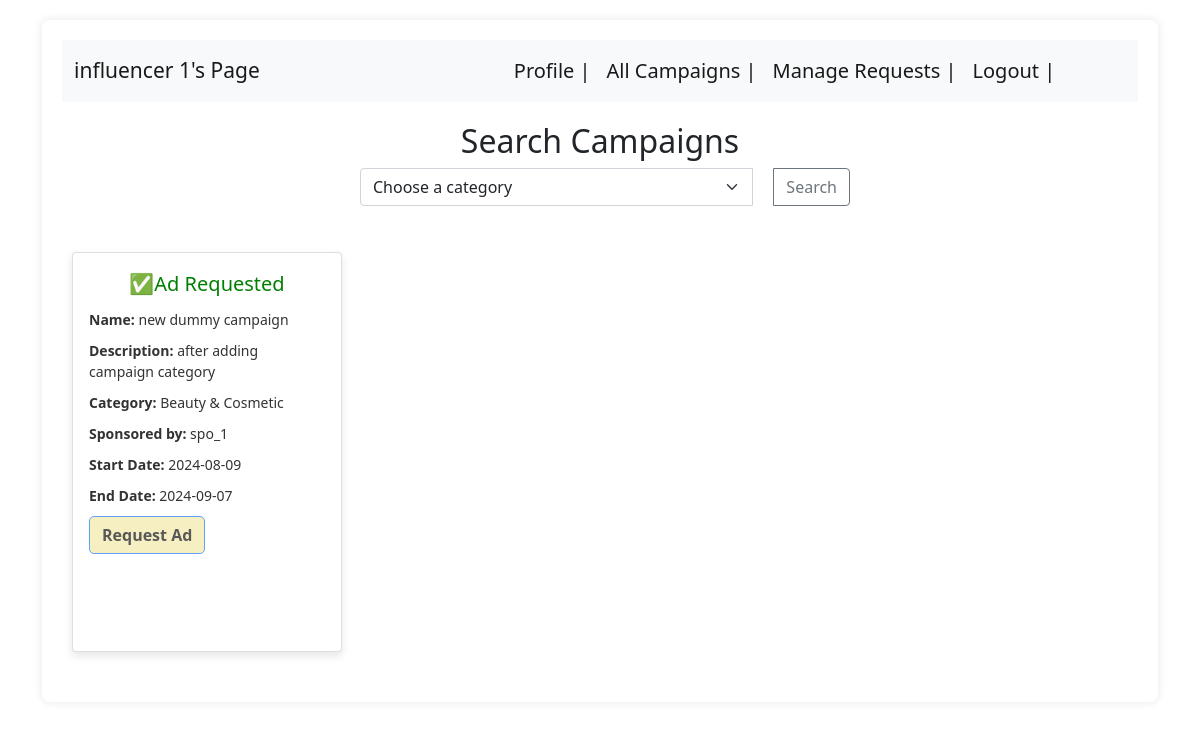
Screenshot of /influencer/campaigns/2 with the database file from the repository.
### backend/models.py (models this page shows)
class user_table(db.Model):
    __tablename__ = "user_table"
    id = db.Column(db.Integer, primary_key=True)
    email = db.Column(db.String, nullable=False)
    full_name = db.Column(db.String, nullable=False)
    user_name = db.Column(db.String, nullable=False)
    pwd = db.Column(db.String, nullable=False)
    role = db.Column(db.Integer, nullable=False)
    status = db.Column(db.Integer,nullable = False,default = 1)
    user_influencer = db.relationship("influencers", backref="user")
    user_sponsor = db.relationship("sponsors", backref="user")

class campaigns(db.Model):
    __tablename__ = "campaigns"
    id = db.Column(db.Integer, primary_key=True)
    sponsor_id = db.Column(db.Integer, db.ForeignKey('sponsors.id'))
    campaign_name = db.Column(db.String, nullable=False)
    campaign_desc = db.Column(db.String, nullable=False)
    campaign_status = db.Column(db.Integer, nullable=False, default=0)
    campaign_budget = db.Column(db.Integer, nullable=False)
    campaign_start_date = db.Column(db.Date, nullable=False)
    campaign_end_date = db.Column(db.Date, nullable=False)
    campaign_category = db.Column(db.String)
    campaign_visibility = db.Column(db.Integer, nullable=False, default=1)
    campaign_sponsor = db.relationship("sponsors", backref="campaign")

### backend/influencer_controllers.py (the view)
@app.route("/influencer/campaigns/<int:influencer_id>", methods=["GET", "POST"])
def influencers_all_campaigns(influencer_id):
    campaigns_list = get_campaigns_by_ad_request_status(influencer_id)
    influencer_info = get_influencer_info(influencer_id)
    return render_template(
        "influencers_templates/influencer-all-campaigns.html",
        campaigns_list=campaigns_list,
        id=influencer_id,
        influencer_info=influencer_info
    )

### backend/controllers.py (called while the page is built)
def get_campaigns():
    campaigns_list=campaigns.query.all()
    campaigns_dict={}
    for campaign in campaigns_list:
        if campaign.id not in campaigns_dict.keys():
            campaigns_dict[campaign.id]=[campaign.campaign_name,campaign.sponsor_id,campaign.campaign_desc,campaign.campaign_status,campaign.campaign_budget,campaign.campaign_start_date,campaign.campaign_end_date,campaign.campaign_category,campaign.campaign_visibility]
    return dict(campaigns_dict)

### backend/influencer_controllers.py (called while the page is built)
def get_influencer_info(user_id):
    influencer = influencers.query.filter_by(id=user_id).first()
    user = user_table.query.filter_by(id=user_id).first()
    influencer_info = {}
    influencer_info[user_id] = [
        user.full_name,
        user.email,
        user.user_name,
        influencer.category,
        influencer.niche,
        influencer.followers_count,
        user.pwd ]
    return dict(influencer_info)

def check_ad_request_exists(influencer_id, campaign_id):
    return adRequests.query.filter_by(influencer_id=influencer_id, campaign_id=campaign_id).first() is not None

def get_campaigns_by_ad_request_status(influencer_id):
    campaigns_list = {}
    campaigns_list = get_campaigns()
    filtered_campaigns_list = {}
    for campaign_id, details in campaigns_list.items():
        if details[8] == 1 and details[3] == 1:
            if check_ad_request_exists(influencer_id, campaign_id):
                filtered_campaigns_list[campaign_id] = details
                filtered_campaigns_list[campaign_id].append("Ad Requested")
            else:
                filtered_campaigns_list[campaign_id] = details
                filtered_campaigns_list[campaign_id].append("No Ad Requested")
            campaign = campaigns.query.filter_by(id=campaign_id).first()
            sponsor = user_table.query.filter_by(id=campaign.sponsor_id).first()
            filtered_campaigns_list[campaign_id].append(sponsor.user_name)
    return filtered_campaigns_list

### templates/influencers_templates/influencer-all-campaigns.html (shortened to what this page needs)
<!DOCTYPE html>
<html lang="en">
<head>
    <link rel="stylesheet" href="/static/style.css">
    <link href="https://cdn.jsdelivr.net/npm/bootstrap@5.0.2/dist/css/bootstrap.min.css" rel="stylesheet">
</head>
<body>
    <div class = "container">
        <div class = "panel">
            <nav class="navbar navbar-expand-lg navbar-light bg-light">
                <div class="container-fluid">
                    <a class="navbar-brand" style="font-size:21px;" href="#">{{ influencer_info[id][0] }}'s Page</a>
                    <div class="collapse navbar-collapse" id="navbarNavDropdown">
                        <ul class="navbar-nav" style="font-size:20px;">
                            <li class="nav-item" style="margin-left: 230px">
                                <a class="nav-link active" aria-current="page" href="/influencer/profile/{{id}}">Profile |</a>
                            </li>
                            <li class="nav-item">
                                <a class="nav-link active" aria-current="page" href="/influencer/campaigns/{{id}}">All Campaigns |</a>
                            </li>
                            <li class="nav-item">
                                <a class="nav-link active" aria-current="page" href="/influencer/manage_requests/{{id}}">Manage Requests |</a>
                            </li>
                            <li class="nav-item">
                                <a class="nav-link active" aria-current="page" href="/login">Logout |</a>
                            </li>
                        </ul>
                    </div>
                </div>
            </nav>
            <div class="d-flex flex-column align-items-center" style="margin-top: 20px;">
                <h2>Search Campaigns</h2>
                <form action="/influencer/search/{{id}}" method="POST">
                    <div class="input-group mb-3" style="width: 500px;">
                        <select class="form-select" aria-label="Default select example" name="category" style="margin-left:10px;margin-right:10px">
                            <option selected disabled>Choose a category</option>
                        </select>
                        <button class="btn btn-outline-secondary" type="submit" id="button-addon2" style="margin-left:10px">Search</button>
                    </div>
                </form>
            </div>
            <div class="d-flex flex-wrap" style="margin-top: 20px;">
                {% if campaigns_list %}
                    {% for key, value in campaigns_list.items() %}
                        <div class="col-12 col-sm-6 col-md-4 col-lg-3" style="margin-bottom: 20px;">
                            <div class="card" style="width: 270px; height: 400px;">
                                <div class="card-body">
                                    {% if value[9] == "Ad Requested" %}
                                        <p class="card-text" style="color: green; font-size: 20px; text-align: center;">✅Ad Requested</p>
                                    {% else %}
                                        <p class="card-text" style="color: red; font-size: 20px; text-align: center;">⌛Yet To Be Requested</p>
                                    {% endif %}
                                    <p class="card-text"><strong>Name:</strong> {{ value[0] }}</p>
                                    <p class="card-text"><strong>Description:</strong> {{ value[2] }}</p>
                                    <p class="card-text"><strong>Category:</strong> {{ value[7] }}</p>
                                    <p class="card-text"><strong>Sponsored by:</strong> {{ value[10] }}</p>
                                    <p class="card-text"><strong>Start Date:</strong> {{ value[5] }}</p>
                                    <p class="card-text"><strong>End Date:</strong> {{ value[6] }}</p>
                                    {% if value[9] == "Ad Requested" %}
                                        <p class="card-text">
                                            <button type="button" class="btn btn-primary disabled" style="background-color: rgba(242, 231, 161, 0.985); color: black"
                                                    data-bs-toggle="modal" data-bs-target="#adRequestModal"
                                                    data-sponsor-id="{{ value[1] }}" data-campaign-name="{{ value[0] }}" data-campaign-id="{{key}}">
                                                Request Ad
                                            </button>
                                        </p>
                                    {% endif %}
                                </div>
                            </div>
                        </div>
                    {% endfor %}
                {% else %}
                    <div class="col-12" style = "text-align: center;">
                        <h2>No Campaigns found</h2>
                    </div>
                {% endif %}
            </div>
        </div>
    </div>
</body>
</html>

### static/style.css (style rules this page uses)
* { margin : 0px; }

### templates/influencers_templates/influencer-all-campaigns.html (style rules this page uses)
.container { padding: 20px; }
.panel { background: rgb(255, 255, 255); border-radius: 8px; box-shadow: 0 0 10px rgba(0, 0, 0, 0.1); padding: 20px; }
.card { width: 270px; height: 400px; margin: 10px; border-radius: 10px; box-shadow: 0 4px 8px rgba(0, 0, 0, 0.1); transition: transform 0.2s ease, box-shadow 0.2s ease; overflow: hidden; background-color: #f9f9f9; }
.card-body { padding: 15px; }
.card-text { margin-bottom: 10px; font-size: 14px; color: #333; }
.card p { text-align: left; }
.card .btn { background-color: #f2e7a1; color: black; font-weight: bold; border-radius: 5px; transition: background-color 0.3s ease; }
.card .disabled { opacity: 0.9; pointer-events: none; }

### rows the page displays
user_table: full_name "influencer 1"
campaigns: campaign_name "new dummy campaign", campaign_desc "after adding campaign category", campaign_category "Beauty & Cosmetic", campaign_start_date "2024-08-09", campaign_end_date "2024-09-07"
user_table: user_name "spo_1"
